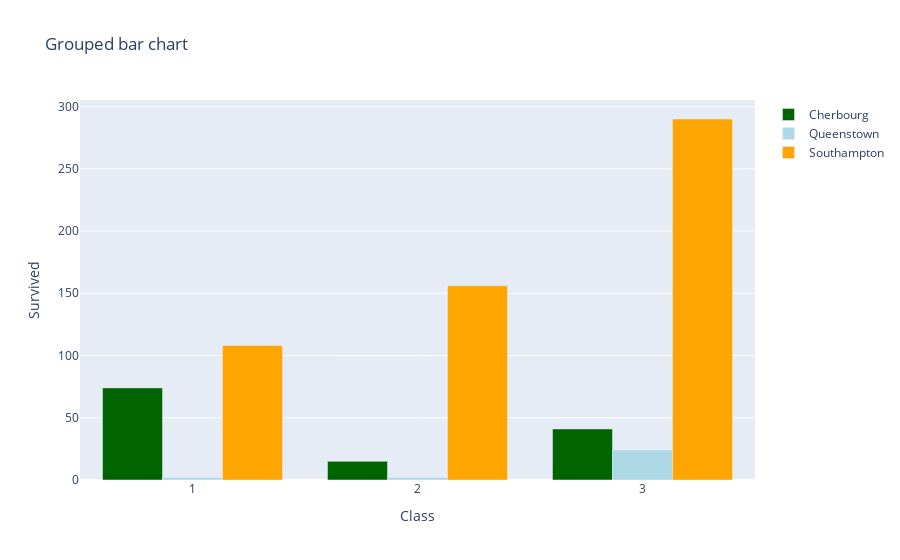

Write notebook code for a chart like this one.
### Code cell
grouped_count=pd.DataFrame(df.groupby(['Embarked','Pclass'])[continuous_var].count())
results=pd.DataFrame(grouped_count)
    # Create a grouped bar chart
    
mydata1 = go.Bar(
    x=results.loc['Cherbourg'].index,
    y=results.loc['Cherbourg'][continuous_var],
    name='Cherbourg',
    marker=dict(color='darkgreen')
    )
mydata2 = go.Bar(
        x=results.loc['Queenstown'].index,
        y=results.loc['Queenstown'][continuous_var],
        name='Queenstown',
        marker=dict(color='lightblue')
    )
mydata3 = go.Bar(
        x=results.loc['Southampton'].index,
        y=results.loc['Southampton'][continuous_var],
        name='Southampton',
        marker=dict(color='orange')
    )

mylayout = go.Layout(
        title='Grouped bar chart',
        xaxis = dict(title = 'Class'), # x-axis label
        yaxis = dict(title = str(continuous_var)), # y-axis label

    )
fig = go.Figure(data=[mydata1, mydata2, mydata3], layout=mylayout)
fig.show()

### Figure 1 — Plotly figure (JSON) as saved in the notebook; plotly's stock layout.template omitted (floating-point values rounded to 4 significant figures)
{"data": [{"marker": {"color": "darkgreen"}, "name": "Cherbourg", "type": "bar", "x": [1, 2, 3], "y": [74, 15, 41]}, {"marker": {"color": "lightblue"}, "name": "Queenstown", "type": "bar", "x": [1, 2, 3], "y": [2, 2, 24]}, {"marker": {"color": "orange"}, "name": "Southampton", "type": "bar", "x": [1, 2, 3], "y": [108, 156, 290]}], "layout": {"autosize": true, "title": {"text": "Grouped bar chart"}, "xaxis": {"autorange": true, "range": [0.5, 3.5], "title": {"text": "Class"}, "type": "linear"}, "yaxis": {"autorange": true, "range": [0, 305.3], "title": {"text": "Survived"}, "type": "linear"}}}
